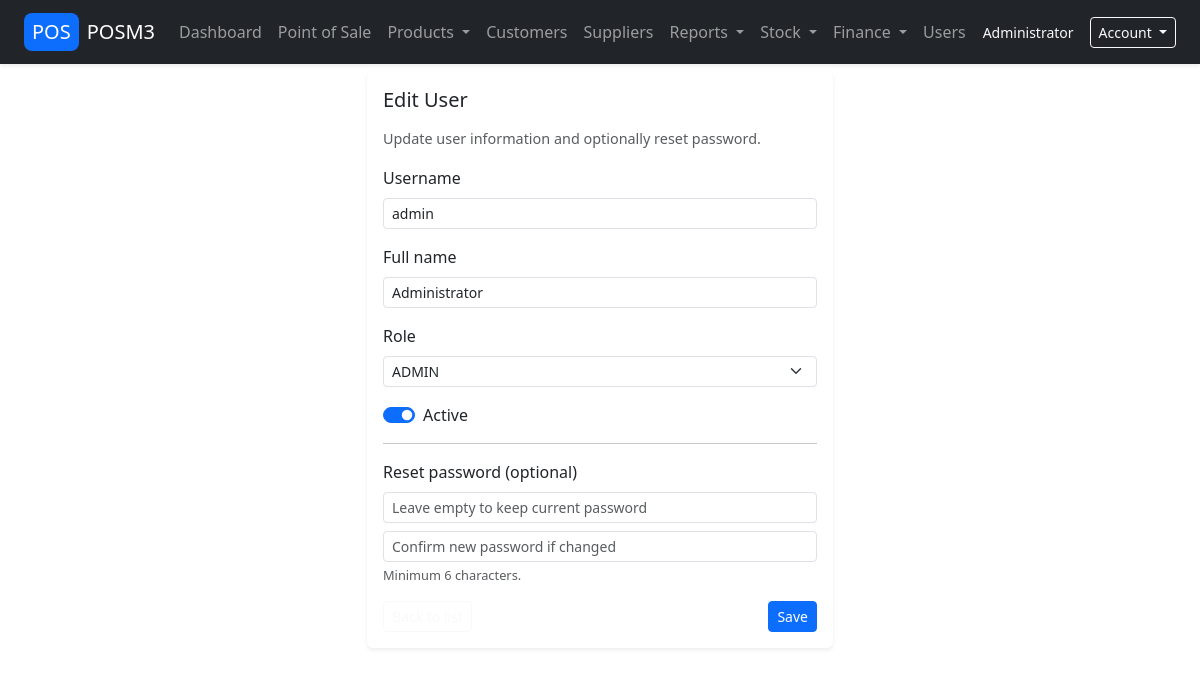
The page /public/user_edit.php?id=1 (signed in) on the database its author committed.
### tables this page shows
CREATE TABLE users (
  id              INT UNSIGNED AUTO_INCREMENT PRIMARY KEY,
  username        VARCHAR(100) NOT NULL UNIQUE,
  password_hash   VARCHAR(255) NOT NULL,
  full_name       VARCHAR(150),
  role            ENUM('ADMIN','MANAGER','CASHIER') NOT NULL DEFAULT 'CASHIER',
  is_active       TINYINT(1) NOT NULL DEFAULT 1,
  last_login_at   DATETIME NULL,
  created_at      DATETIME NOT NULL DEFAULT CURRENT_TIMESTAMP,
  updated_at      DATETIME NULL ON UPDATE CURRENT_TIMESTAMP
);

### src/i18n.php (called while the page is built, shortened)
<?php
function app_language(): string {
    static $lang = null;
    if ($lang !== null) return $lang;
    $pdo = db();
    $stmt = $pdo->prepare("SELECT setting_value FROM app_settings WHERE setting_key = 'app_language'");
    $stmt->execute();
    $row = $stmt->fetch();
    $lang = $row ? trim($row['setting_value']) : 'en';
    return $lang;
}

### src/auth.php (called while the page is built, shortened)
<?php
function auth_user(): ?array
{
    return $_SESSION['user'] ?? null;
}

### src/translate.php (called while the page is built, shortened)
<?php
require_once __DIR__ . '/../src/i18n.php';
function translations(): array {
    static $cache = null;
    if ($cache !== null) return $cache;
    $lang = app_language();
    $file = __DIR__ . '/lang_' . $lang . '.php';
    $cache = require $file;
    return $cache;
}
function __(string $key, ?string $default = null): string {
    $t = translations();
    if (isset($t[$key])) return $t[$key];
    return $default ?? $key;
}

### src/lang_en.php (called while the page is built)
<?php
return [
    'nav.dashboard' => 'Dashboard',
    'nav.pos'       => 'POS',
    'nav.products'  => 'Products',
    'nav.customers' => 'Customers',
    'nav.suppliers' => 'Suppliers',
    'nav.reports'   => 'Reports',
    'nav.stock'     => 'Stock',
    'nav.finance'   => 'Finance',
    'nav.users'     => 'Users',
    'btn.new'       => 'New',
    'btn.delete'    => 'Delete',
    'btn.hold'      => 'Hold',
    'btn.held_bills'=> 'Held bills',
    'btn.payment'   => 'Payment',
    'pos.no_items'  => 'No items yet. Click a product on the right to add it.',
    'pos.total'     => 'Total',
    'pos.taxes'     => 'Taxes',
    'pos.refund'    => 'Refund',
    'pos.customer_note' => 'Customer Note',
    'pos.internal_note' => 'Internal Note',
    'pos.quotation' => 'Quotation/Order',
    'nav.dashboard'          => 'Dashboard',
    'nav.pos'                => 'Point of Sale',
    'nav.products'           => 'Products',
    'nav.customers'          => 'Customers',
    'nav.suppliers'          => 'Suppliers',
    'nav.reports'            => 'Reports',
    'nav.sales_report'       => 'Sales report',
    'nav.sales_by_product'   => 'Sales by product',
    'nav.stock'              => 'Stock',
    'nav.stock_report'       => 'Stock Report',
    'nav.stock_adjustment'   => 'Stock Adjustment',
    'nav.stock_movements'    => 'Stock Movements',
    'nav.finance'            => 'Finance',
    'nav.payments'           => 'Payments',
    'nav.customer_payments'  => 'Customer Payments',
    'nav.supplier_payments'  => 'Supplier Payments',
    'nav.balances_ledgers'   => 'Balances & Ledgers',
    'nav.customer_balances'  => 'Customer Balances',
    'nav.supplier_balances'  => 'Supplier Balances',
    'nav.customer_ledger'    => 'Customer Ledger',
    'nav.supplier_ledger'    => 'Supplier Ledger',
    'nav.users'              => 'Users',
    'nav.settings'           => 'Settings',
    'nav.pos_settings'       => 'POS settings',
    'nav.change_password'    => 'Change password',
    'nav.sign_out'           => 'Sign out',
];

### public/user_edit.php (the view, shortened to what this page needs)
<?php
require_once __DIR__ . '/../src/auth.php';
$pdo = db();
$id         = isset($_GET['id']) ? (int)$_GET['id'] : 0;
$isEdit     = $id > 0;
$userRow    = [
    'username'  => '',
    'full_name' => '',
    'role'      => 'CASHIER',
    'is_active' => 1,
];
if ($isEdit) {
    $stmt = $pdo->prepare('SELECT id, username, full_name, role, is_active FROM users WHERE id = :id');
    $stmt->execute([':id' => $id]);
    $existing = $stmt->fetch();
    $userRow = $existing;
}
require_once __DIR__ . '/../templates/header.php';
?>
<div class="row justify-content-center">
    <div class="col-md-6 col-lg-5">
        <div class="card bg-white border-0 shadow-sm">
            <div class="card-body">
                <h5 class="card-title mb-3">
                    <?= $isEdit ? 'Edit User' : 'New User' ?>
                </h5>
                <p class="text-muted" style="font-size: 0.9rem;">
                    <?= $isEdit ? 'Update user information and optionally reset password.' : 'Create a new system user.' ?>
                </p>
                <form method="post" novalidate>
                    <div class="mb-3">
                        <label for="username" class="form-label">Username</label>
                        <input
                            type="text"
                            class="form-control form-control-sm"
                            id="username"
                            name="username"
                            required
                            value="<?= htmlspecialchars($userRow['username'], ENT_QUOTES, 'UTF-8') ?>"
                        >
                    </div>
                    <div class="mb-3">
                        <label for="full_name" class="form-label">Full name</label>
                        <input
                            type="text"
                            class="form-control form-control-sm"
                            id="full_name"
                            name="full_name"
                            value="<?= htmlspecialchars($userRow['full_name'] ?? '', ENT_QUOTES, 'UTF-8') ?>"
                        >
                    </div>
                    <div class="mb-3">
                        <label for="role" class="form-label">Role</label>
                        <select id="role" name="role" class="form-select form-select-sm">
                            <option value="ADMIN"   <?= $userRow['role'] === 'ADMIN' ? 'selected' : '' ?>>ADMIN</option>
                        </select>
                    </div>
                    <div class="form-check form-switch mb-3">
                        <input
                            class="form-check-input"
                            type="checkbox"
                            id="is_active"
                            name="is_active"
                            value="1"
                            <?= (int)$userRow['is_active'] === 1 ? 'checked' : '' ?>
                        >
                        <label class="form-check-label" for="is_active">Active</label>
                    </div>
                    <hr>
                    <div class="mb-2">
                        <label class="form-label">
                            <?= $isEdit ? 'Reset password (optional)' : 'Password' ?>
                        </label>
                        <input
                            type="password"
                            class="form-control form-control-sm mb-2"
                            name="new_password"
                            placeholder="<?= $isEdit ? 'Leave empty to keep current password' : 'Enter password' ?>"
                        >
                        <input
                            type="password"
                            class="form-control form-control-sm"
                            name="confirm_password"
                            placeholder="<?= $isEdit ? 'Confirm new password if changed' : 'Confirm password' ?>"
                        >
                        <div class="form-text text-muted" style="font-size: 0.8rem;">
                            Minimum 6 characters.
                        </div>
                    </div>
                    <div class="mt-3 d-flex justify-content-between">
                        <div>
                            <a href="/users_list.php" class="btn btn-outline-light btn-sm">
                            </a>
                        </div>
                        <div>
                            <button type="submit" class="btn btn-primary btn-sm">
                                Save
                            </button>
                        </div>
                    </div>
                </form>
            </div>
        </div>
    </div>
</div>
<?php require_once __DIR__ . '/../templates/footer.php'; ?>

### templates/header.php (shortened to what this page needs)
<?php
require_once __DIR__ . '/../src/auth.php';
require_once __DIR__ . '/../src/translate.php';
$user = auth_user();
$role = $user['role'] ?? null;
$isAdmin   = strtoupper((string)$role) === 'ADMIN';
?>
<!doctype html>
<html lang="<?= app_language() === 'ar' ? 'ar' : 'en' ?>">
<head>
    <link href="https://cdn.jsdelivr.net/npm/bootstrap@5.3.2/dist/css/bootstrap.min.css" rel="stylesheet">
</head>
<body>
<nav class="navbar navbar-expand-lg navbar-dark bg-dark fixed-top shadow-sm">
    <div class="container-fluid px-3 px-md-4">
        <a class="navbar-brand d-flex align-items-center" href="/POSM3/public/index.php">
            <span class="me-2 px-2 py-1 bg-primary rounded-3">POS</span>
            <span>POSM3</span>
        </a>
        <div class="collapse navbar-collapse" id="navbarMain">
            <ul class="navbar-nav me-auto mb-2 mb-lg-0">
                <?php if ($user): ?>
                    <li class="nav-item">
                        <a class="nav-link<?= $_SERVER['SCRIPT_NAME'] === '/POSM3/public/index.php' ? ' active' : '' ?>"
                           href="/POSM3/public/index.php">
                            <?= __('nav.dashboard', 'Dashboard') ?>
                        </a>
                    </li>
                    <li class="nav-item">
                        <a class="nav-link<?= $_SERVER['SCRIPT_NAME'] === '/POSM3/public/pos.php' ? ' active' : '' ?>"
                           href="/POSM3/public/pos.php">
                             <?= __('nav.pos', 'Point of Sale') ?>
                        </a>
                    </li>
                    <li class="nav-item dropdown">
                        <?php
                        $invScripts = [
                            '/POSM3/public/products_list.php',
                            '/POSM3/public/product_edit.php',
                            '/POSM3/public/product_categories_list.php',
                            '/POSM3/public/product_category_edit.php',
                            '/POSM3/public/units_list.php',
                            '/POSM3/public/unit_edit.php',
                            '/POSM3/public/stock_low_report.php',
                            '/POSM3/public/purchases_list.php',
                            '/POSM3/public/purchase_new.php',
                        ];
                        $invActive = in_array($_SERVER['SCRIPT_NAME'], $invScripts, true) ? ' active' : '';
                        ?>
                        <a class="nav-link dropdown-toggle<?= $invActive ?>" href="#" id="invMenu"
                           role="button" data-bs-toggle="dropdown" aria-expanded="false">
                            <?= __('nav.products', 'Products') ?>
                        </a>
                    </li>
                    <li class="nav-item">
                        <a class="nav-link<?= $_SERVER['SCRIPT_NAME'] === '/POSM3/public/customers_list.php' ? ' active' : '' ?>"
                           href="/POSM3/public/customers_list.php">
                            <?= __('nav.customers', 'Customers') ?>
                        </a>
                    </li>
                    <?php if ($isAdmin): ?>
                        <li class="nav-item">
                            <a class="nav-link<?= $_SERVER['SCRIPT_NAME'] === '/POSM3/public/suppliers_list.php' ? ' active' : '' ?>"
                               href="/POSM3/public/suppliers_list.php">
                                <?= __('nav.suppliers', 'Suppliers') ?>
                            </a>
                        </li>
                        <li class="nav-item dropdown">
                            <a class="nav-link dropdown-toggle<?= ($_SERVER['SCRIPT_NAME'] === '/POSM3/public/sales_report.php'
                                                                  || $_SERVER['SCRIPT_NAME'] === '/POSM3/public/sales_by_product.php')
                                                                ? ' active' : '' ?>"
                               href="#" id="reportsMenu" role="button" data-bs-toggle="dropdown" aria-expanded="false">
                                <?= __('nav.reports', 'Reports') ?>
                            </a>
                        </li>
                        <li class="nav-item dropdown">
                            <a class="nav-link dropdown-toggle<?= $_SERVER['SCRIPT_NAME'] === '/POSM3/public/stock_report.php' ? ' active' : '' ?>"
                               href="#" id="stockMenu" role="button" data-bs-toggle="dropdown" aria-expanded="false">
                                <?= __('nav.stock', 'Stock') ?>
                            </a>
                        </li>
                        <li class="nav-item dropdown">
                            <?php
                            $finScripts = [
                                '/POSM3/public/customer_payments_list.php',
                                '/POSM3/public/customer_payment_new.php',
                                '/POSM3/public/supplier_payments_list.php',
                                '/POSM3/public/supplier_payment_new.php',
                                '/POSM3/public/customer_ledger.php',
                                '/POSM3/public/supplier_ledger.php',
                                '/POSM3/public/report_customer_balances.php',
                                '/POSM3/public/report_supplier_balances.php',
                            ];
                            $finActive = in_array($_SERVER['SCRIPT_NAME'], $finScripts, true) ? ' active' : '';
                            ?>
                            <a class="nav-link dropdown-toggle<?= $finActive ?>" href="#" id="finMenu"
                               role="button" data-bs-toggle="dropdown" aria-expanded="false">
                                <?= __('nav.finance', 'Finance') ?>
                            </a>
                        </li>
                        <li class="nav-item">
                            <a class="nav-link<?= $_SERVER['SCRIPT_NAME'] === '/POSM3/public/users_list.php' ? ' active' : '' ?>"
                               href="/POSM3/public/users_list.php">
                                <?= __('nav.users', 'Users') ?>
                            </a>
                        </li>
                    <?php endif; ?>
                <?php endif; ?>
            </ul>
            <?php if ($user): ?>
                <div class="d-flex align-items-center gap-3">
                    <span class="text-light small d-none d-md-inline">
                        <?= htmlspecialchars($user['full_name'] ?? $user['username'], ENT_QUOTES, 'UTF-8') ?>
                    </span>
                    <div class="dropdown">
                        <button class="btn btn-sm btn-outline-light dropdown-toggle" type="button"
                                id="userMenuDropdown" data-bs-toggle="dropdown" aria-expanded="false">
                            Account
                        </button>
                    </div>
                </div>
            <?php endif; ?>
        </div>
    </div>
</nav>
<div class="content-wrapper container-fluid px-3 px-md-4" style="padding-top: 4.5rem;">

### rows shown on the page
users: full_name "Administrator", username "admin", role "ADMIN", is_active "☑"

### other values the page prints
__('nav.dashboard', 'Dashboard') "Dashboard"
__('nav.pos', 'Point of Sale') "Point of Sale"
__('nav.products', 'Products') "Products"
__('nav.customers', 'Customers') "Customers"
__('nav.suppliers', 'Suppliers') "Suppliers"
__('nav.reports', 'Reports') "Reports"
__('nav.stock', 'Stock') "Stock"
__('nav.finance', 'Finance') "Finance"
__('nav.users', 'Users') "Users"
